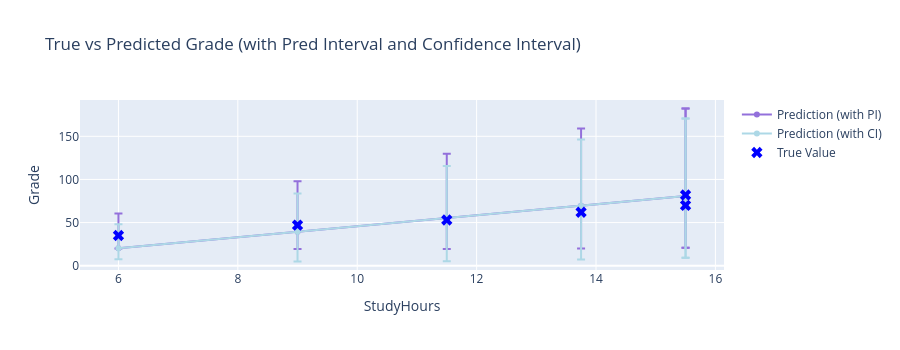

This figure's notebook cell:
### Markdown cell above
Visualizing the predictions:

### Code cell
#| code-fold: true

import plotly.express as px

chart_df = test_set.copy()

# Create the plot
fig = px.scatter(chart_df, x="StudyHours", y="Grade", height=350,
                 title="True vs Predicted Grade (with Pred Interval and Confidence Interval)"
                 )

fig.add_scatter(x=chart_df["StudyHours"], y=chart_df['Prediction'],
                mode='lines+markers',
                name='Prediction (with PI)',
                marker=dict(color='mediumpurple'), #size=10, symbol="x"
                error_y=dict(type='data', symmetric=False,
                             array=chart_df['PI Upper'],
                             arrayminus=chart_df['PI Lower']),
                legendrank=1)

fig.add_scatter(x=chart_df["StudyHours"], y=chart_df['Prediction'],
                mode='lines+markers',
                name='Prediction (with CI)',
                marker=dict(color='lightblue',# size=10, #symbol="x"
                ),
                error_y=dict(type='data', symmetric=False,
                             array=chart_df['CI Upper'],
                             arrayminus=chart_df['CI Lower']),
                legendrank=1)

# Now add the scatter for the true values again, placing this plot behind
# (hack to get the actual values in front)
fig.add_scatter(x=chart_df["StudyHours"], y=chart_df['Grade'],
                mode='markers',
                name='True Value',
                marker=dict(color='blue', size=10, symbol="x"),
                legendrank=2)

fig.show()

### Figure 1 — Plotly figure (JSON) as saved in the notebook; plotly's stock layout.template omitted (floating-point values rounded to 4 significant figures)
{"data": [{"hovertemplate": "StudyHours=%{x}<br>Grade=%{y}<extra></extra>", "legendgroup": "", "marker": {"color": "#636efa", "symbol": "circle"}, "mode": "markers", "name": "", "orientation": "v", "showlegend": false, "type": "scatter", "x": [6.0, 15.5, 9.0, 15.5, 11.5, 13.75], "xaxis": "x", "y": [35.0, 70.0, 47.0, 82.0, 53.0, 62.0], "yaxis": "y"}, {"error_y": {"array": [40.36, 101.5, 58.65, 101.5, 74.62, 89.56], "arrayminus": [0.1611, 59.91, 20.05, 59.91, 35.9, 49.59], "symmetric": false, "type": "data"}, "legendrank": 1, "marker": {"color": "mediumpurple"}, "mode": "lines+markers", "name": "Prediction (with PI)", "type": "scatter", "x": [6.0, 15.5, 9.0, 15.5, 11.5, 13.75], "y": [20.26, 80.71, 39.35, 80.71, 55.26, 69.58]}, {"error_y": {"array": [27.7, 89.9, 44.24, 89.9, 60.39, 76.7], "arrayminus": [12.82, 71.53, 34.46, 71.53, 50.12, 62.45], "symmetric": false, "type": "data"}, "legendrank": 1, "marker": {"color": "lightblue"}, "mode": "lines+markers", "name": "Prediction (with CI)", "type": "scatter", "x": [6.0, 15.5, 9.0, 15.5, 11.5, 13.75], "y": [20.26, 80.71, 39.35, 80.71, 55.26, 69.58]}, {"legendrank": 2, "marker": {"color": "blue", "size": 10, "symbol": "x"}, "mode": "markers", "name": "True Value", "type": "scatter", "x": [6.0, 15.5, 9.0, 15.5, 11.5, 13.75], "y": [35.0, 70.0, 47.0, 82.0, 53.0, 62.0]}], "layout": {"height": 350, "legend": {"tracegroupgap": 0}, "title": {"text": "True vs Predicted Grade (with Pred Interval and Confidence Interval)"}, "xaxis": {"anchor": "y", "domain": [0, 1], "title": {"text": "StudyHours"}}, "yaxis": {"anchor": "x", "domain": [0, 1], "title": {"text": "Grade"}}}}
